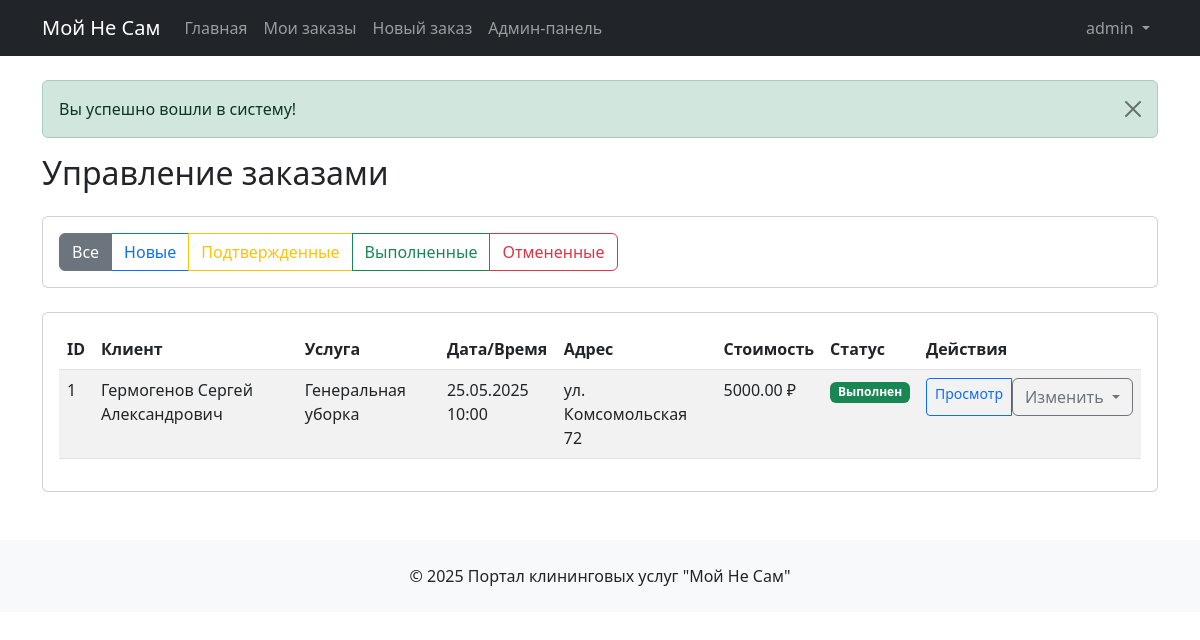
The app's page /admin/orders.php (signed in) with its own data.
### tables this page shows
CREATE TABLE `orders` (
  `id` int NOT NULL,
  `user_id` int NOT NULL,
  `service_id` int NOT NULL,
  `address` text NOT NULL,
  `contact_phone` varchar(20) NOT NULL,
  `desired_date` date NOT NULL,
  `desired_time` time NOT NULL,
  `payment_type` enum('cash','card') NOT NULL,
  `status` enum('new','confirmed','completed','cancelled') DEFAULT 'new',
  `cancellation_reason` text,
  `created_at` timestamp NULL DEFAULT CURRENT_TIMESTAMP,
  `updated_at` timestamp NULL DEFAULT CURRENT_TIMESTAMP ON UPDATE CURRENT_TIMESTAMP
);

CREATE TABLE `users` (
  `id` int NOT NULL,
  `full_name` varchar(100) NOT NULL,
  `phone` varchar(20) NOT NULL,
  `email` varchar(100) NOT NULL,
  `login` varchar(50) NOT NULL,
  `password` varchar(255) NOT NULL,
  `role` enum('user','admin') DEFAULT 'user',
  `created_at` timestamp NULL DEFAULT CURRENT_TIMESTAMP
);

CREATE TABLE `services` (
  `id` int NOT NULL,
  `name` varchar(100) NOT NULL,
  `description` text,
  `price` decimal(10,2) NOT NULL,
  `duration` int NOT NULL COMMENT 'Duration in minutes'
);

### includes/functions.php (called while the page is built, shortened)
<?php
function getStatusText($status) {
    switch ($status) {
        case 'completed':
            return 'Выполнен';
    }
}
?>

### admin/orders.php (the view, shortened to what this page needs)
<?php
require_once '../includes/config.php';
$status = $_GET['status'] ?? 'all';
$query = "
    SELECT o.*, u.full_name as user_name, s.name as service_name, s.price
    FROM orders o
    JOIN users u ON o.user_id = u.id
    JOIN services s ON o.service_id = s.id
";
if (in_array($status, ['new', 'confirmed', 'completed', 'cancelled'])) {
    $query .= " WHERE o.status = ?";
    $orders = $pdo->prepare($query);
    $orders->execute([$status]);
} else {
    $orders = $pdo->query($query);
}
$orders = $orders->fetchAll();
include '../templates/header.php';
?>
<div class="row">
    <div class="col-12">
        <h2 class="mb-4">Управление заказами</h2>
        <div class="card mb-4">
            <div class="card-body">
                <div class="btn-group" role="group">
                    <a href="?status=all" class="btn btn-outline-secondary <?= $status === 'all' ? 'active' : '' ?>">Все</a>
                    <a href="?status=new" class="btn btn-outline-primary <?= $status === 'new' ? 'active' : '' ?>">Новые</a>
                    <a href="?status=confirmed" class="btn btn-outline-warning <?= $status === 'confirmed' ? 'active' : '' ?>">Подтвержденные</a>
                    <a href="?status=completed" class="btn btn-outline-success <?= $status === 'completed' ? 'active' : '' ?>">Выполненные</a>
                    <a href="?status=cancelled" class="btn btn-outline-danger <?= $status === 'cancelled' ? 'active' : '' ?>">Отмененные</a>
                </div>
            </div>
        </div>
        <div class="card">
            <div class="card-body">
                <div class="table-responsive">
                    <table class="table table-striped">
                        <thead>
                            <tr>
                                <th>ID</th>
                                <th>Клиент</th>
                                <th>Услуга</th>
                                <th>Дата/Время</th>
                                <th>Адрес</th>
                                <th>Стоимость</th>
                                <th>Статус</th>
                                <th>Действия</th>
                            </tr>
                        </thead>
                        <tbody>
                            <?php foreach ($orders as $order): ?>
                            <tr>
                                <td><?= $order['id'] ?></td>
                                <td><?= htmlspecialchars($order['user_name']) ?></td>
                                <td><?= htmlspecialchars($order['service_name']) ?></td>
                                <td>
                                    <?= date('d.m.Y', strtotime($order['desired_date'])) ?>
                                    <?= date('H:i', strtotime($order['desired_time'])) ?>
                                </td>
                                <td><?= htmlspecialchars($order['address']) ?></td>
                                <td><?= $order['price'] ?> ₽</td>
                                <td>
                                    <?php
                                    $statusClass = '';
                                    switch ($order['status']) {
                                        case 'completed':
                                            $statusClass = 'bg-success';
                                            break;
                                    }
                                    ?>
                                    <span class="badge <?= $statusClass ?>"><?= getStatusText($order['status']) ?></span>
                                </td>
                                <td>
                                    <div class="btn-group btn-group-sm" role="group">
                                        <a href="view_order.php?id=<?= $order['id'] ?>" class="btn btn-outline-primary">Просмотр</a>
                                        <div class="dropdown">
                                            <button class="btn btn-outline-secondary dropdown-toggle" type="button" data-bs-toggle="dropdown">
                                                Изменить
                                            </button>
                                        </div>
                                    </div>
                                </td>
                            </tr>
                            <?php endforeach; ?>
                        </tbody>
                    </table>
                </div>
            </div>
        </div>
    </div>
</div>
<?php
include '../templates/footer.php';
?>

### records on screen
orders: id "1", user.full_name "Гермогенов Сергей Александрович", service.name "Генеральная уборка", desired_date "25.05.2025", desired_time "10:00", address "ул. Комсомольская 72", service.price "5000.00", status "Выполнен"

### other values on screen
$_SESSION['user_login'] "admin"
$_SESSION['alert']['message'] "Вы успешно вошли в систему!"
